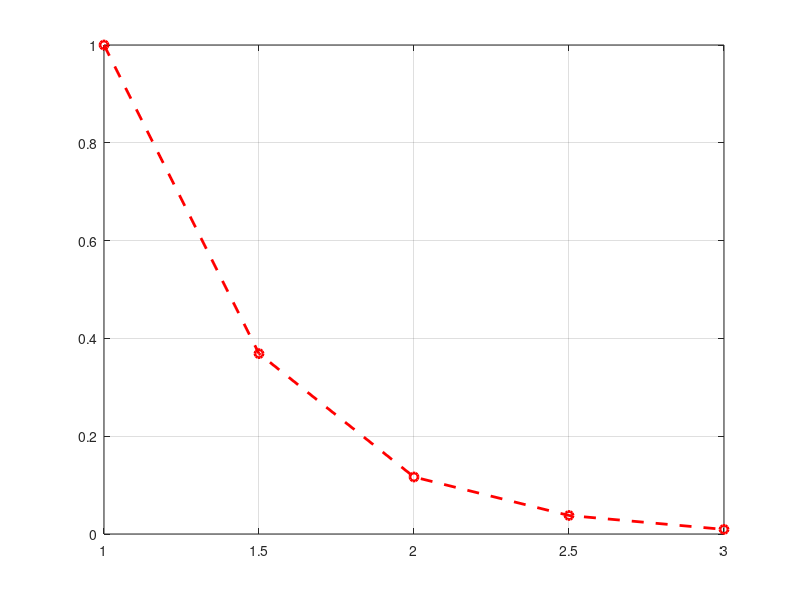

Here is the MATLAB script that generated this plot:
% Oppg. 6 
% Skriptet tar utgangspunkt i et likningssystem funnet med penn og papir
% for å estimere differensiallikningen y´+ 2xy = exp(-x).

% Venstre side: 
A = [3 1 0 0; -1 4 1 0; 0 -1 5 1; 0 1 -4 9];
% Høyre side:
B = [exp(-1.5)+1 exp(-2) exp(-2.5) exp(-3)].';
% Totalmatrise: 
T = [A, B];

% Rekkereduksjon
losning = rref(T);

% Plot
xVektor = 1:0.5:3;
yVektor = losning(:,end);
yVektor = [1; yVektor];
plot(xVektor,yVektor, 'ro--', 'linewidth',2)
grid on
